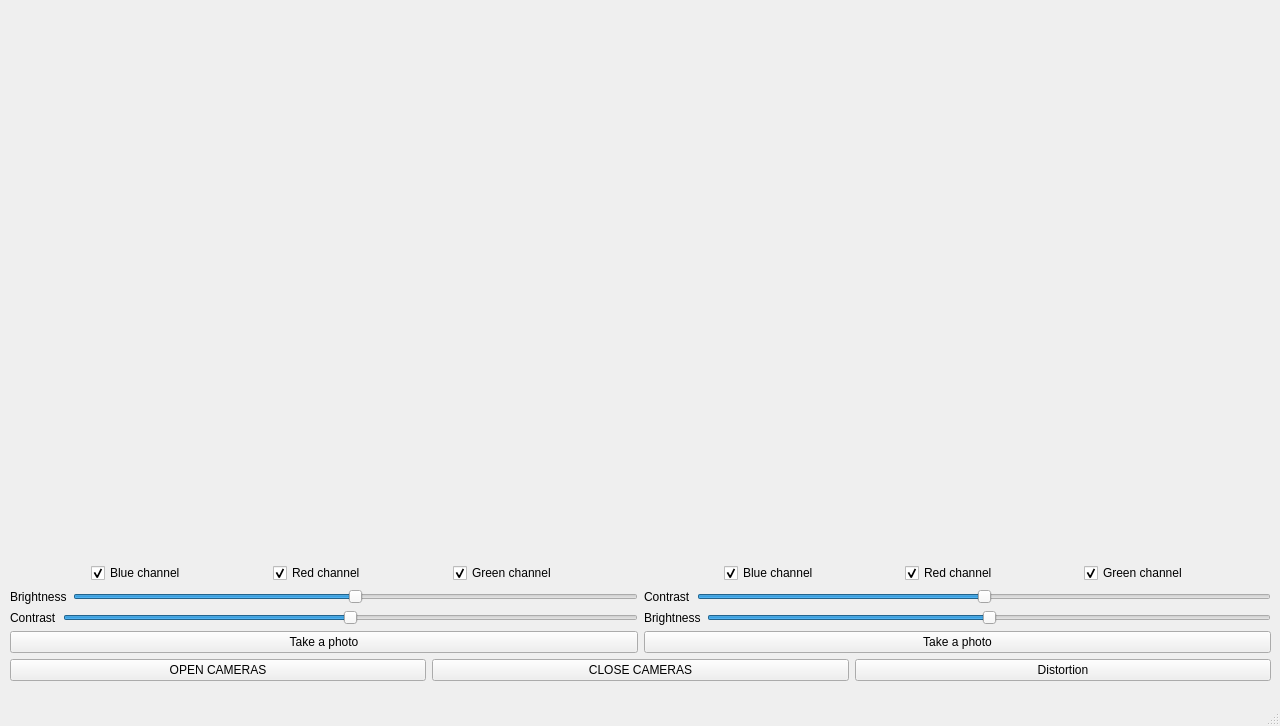
<?xml version="1.0" encoding="UTF-8"?>
<ui version="4.0">
 <class>MainWindow</class>
 <widget class="QMainWindow" name="MainWindow">
  <property name="geometry">
   <rect>
    <x>0</x>
    <y>0</y>
    <width>1280</width>
    <height>726</height>
   </rect>
  </property>
  <property name="sizePolicy">
   <sizepolicy hsizetype="Preferred" vsizetype="Fixed">
    <horstretch>0</horstretch>
    <verstretch>0</verstretch>
   </sizepolicy>
  </property>
  <property name="windowTitle">
   <string>MainWindow</string>
  </property>
  <widget class="QWidget" name="centralwidget">
   <widget class="QWidget" name="verticalLayoutWidget_3">
    <property name="geometry">
     <rect>
      <x>10</x>
      <y>10</y>
      <width>1261</width>
      <height>671</height>
     </rect>
    </property>
    <layout class="QVBoxLayout" name="mainLayout">
     <item>
      <layout class="QHBoxLayout" name="preMainLayout">
       <item>
        <layout class="QVBoxLayout" name="leftLayout">
         <item>
          <widget class="QLabel" name="videoLeft">
           <property name="enabled">
            <bool>true</bool>
           </property>
           <property name="sizePolicy">
            <sizepolicy hsizetype="Preferred" vsizetype="MinimumExpanding">
             <horstretch>0</horstretch>
             <verstretch>0</verstretch>
            </sizepolicy>
           </property>
           <property name="cursor">
            <cursorShape>ArrowCursor</cursorShape>
           </property>
           <property name="text">
            <string/>
           </property>
          </widget>
         </item>
         <item>
          <layout class="QHBoxLayout" name="channelsLeft">
           <property name="sizeConstraint">
            <enum>QLayout::SetMinimumSize</enum>
           </property>
           <item>
            <widget class="QCheckBox" name="checkBoxBlueLeft">
             <property name="sizePolicy">
              <sizepolicy hsizetype="Fixed" vsizetype="Fixed">
               <horstretch>0</horstretch>
               <verstretch>0</verstretch>
              </sizepolicy>
             </property>
             <property name="cursor">
              <cursorShape>PointingHandCursor</cursorShape>
             </property>
             <property name="text">
              <string>Blue channel</string>
             </property>
             <property name="checked">
              <bool>true</bool>
             </property>
             <property name="autoExclusive">
              <bool>false</bool>
             </property>
             <property name="tristate">
              <bool>false</bool>
             </property>
            </widget>
           </item>
           <item>
            <widget class="QCheckBox" name="checkBoxRedLeft">
             <property name="sizePolicy">
              <sizepolicy hsizetype="Fixed" vsizetype="Fixed">
               <horstretch>0</horstretch>
               <verstretch>0</verstretch>
              </sizepolicy>
             </property>
             <property name="cursor">
              <cursorShape>PointingHandCursor</cursorShape>
             </property>
             <property name="text">
              <string>Red channel</string>
             </property>
             <property name="checked">
              <bool>true</bool>
             </property>
            </widget>
           </item>
           <item>
            <widget class="QCheckBox" name="checkBoxGreenLeft">
             <property name="enabled">
              <bool>true</bool>
             </property>
             <property name="sizePolicy">
              <sizepolicy hsizetype="Fixed" vsizetype="Fixed">
               <horstretch>0</horstretch>
               <verstretch>0</verstretch>
              </sizepolicy>
             </property>
             <property name="cursor">
              <cursorShape>PointingHandCursor</cursorShape>
             </property>
             <property name="text">
              <string>Green channel</string>
             </property>
             <property name="checked">
              <bool>true</bool>
             </property>
            </widget>
           </item>
          </layout>
         </item>
         <item>
          <layout class="QHBoxLayout" name="brightnessLeftLayout">
           <item>
            <widget class="QLabel" name="BrighnessLeft">
             <property name="sizePolicy">
              <sizepolicy hsizetype="Minimum" vsizetype="Minimum">
               <horstretch>0</horstretch>
               <verstretch>0</verstretch>
              </sizepolicy>
             </property>
             <property name="text">
              <string>Brightness</string>
             </property>
            </widget>
           </item>
           <item>
            <widget class="QSlider" name="brightnessSliderLeft">
             <property name="maximum">
              <number>200</number>
             </property>
             <property name="value">
              <number>100</number>
             </property>
             <property name="orientation">
              <enum>Qt::Horizontal</enum>
             </property>
            </widget>
           </item>
          </layout>
         </item>
         <item>
          <layout class="QHBoxLayout" name="contrastLeftLayout">
           <item>
            <widget class="QLabel" name="ContrastLeft">
             <property name="text">
              <string>Contrast</string>
             </property>
            </widget>
           </item>
           <item>
            <widget class="QSlider" name="contrastSliderLeft">
             <property name="minimum">
              <number>-255</number>
             </property>
             <property name="maximum">
              <number>255</number>
             </property>
             <property name="value">
              <number>0</number>
             </property>
             <property name="sliderPosition">
              <number>0</number>
             </property>
             <property name="orientation">
              <enum>Qt::Horizontal</enum>
             </property>
            </widget>
           </item>
          </layout>
         </item>
         <item>
          <widget class="QPushButton" name="takePhotoLeft">
           <property name="text">
            <string>Take a photo</string>
           </property>
          </widget>
         </item>
        </layout>
       </item>
       <item>
        <layout class="QVBoxLayout" name="rightLayout">
         <item>
          <widget class="QLabel" name="videoRight">
           <property name="sizePolicy">
            <sizepolicy hsizetype="MinimumExpanding" vsizetype="MinimumExpanding">
             <horstretch>0</horstretch>
             <verstretch>0</verstretch>
            </sizepolicy>
           </property>
           <property name="text">
            <string/>
           </property>
          </widget>
         </item>
         <item>
          <layout class="QHBoxLayout" name="channelsRight">
           <property name="sizeConstraint">
            <enum>QLayout::SetMinimumSize</enum>
           </property>
           <item>
            <widget class="QCheckBox" name="checkBoxBlueRight">
             <property name="sizePolicy">
              <sizepolicy hsizetype="Fixed" vsizetype="Fixed">
               <horstretch>0</horstretch>
               <verstretch>0</verstretch>
              </sizepolicy>
             </property>
             <property name="cursor">
              <cursorShape>PointingHandCursor</cursorShape>
             </property>
             <property name="text">
              <string>Blue channel</string>
             </property>
             <property name="checked">
              <bool>true</bool>
             </property>
             <property name="autoExclusive">
              <bool>false</bool>
             </property>
             <property name="tristate">
              <bool>false</bool>
             </property>
            </widget>
           </item>
           <item>
            <widget class="QCheckBox" name="checkBoxRedRight">
             <property name="sizePolicy">
              <sizepolicy hsizetype="Fixed" vsizetype="Fixed">
               <horstretch>0</horstretch>
               <verstretch>0</verstretch>
              </sizepolicy>
             </property>
             <property name="cursor">
              <cursorShape>PointingHandCursor</cursorShape>
             </property>
             <property name="text">
              <string>Red channel</string>
             </property>
             <property name="checked">
              <bool>true</bool>
             </property>
            </widget>
           </item>
           <item>
            <widget class="QCheckBox" name="checkBoxGreenRight">
             <property name="enabled">
              <bool>true</bool>
             </property>
             <property name="sizePolicy">
              <sizepolicy hsizetype="Fixed" vsizetype="Fixed">
               <horstretch>0</horstretch>
               <verstretch>0</verstretch>
              </sizepolicy>
             </property>
             <property name="cursor">
              <cursorShape>PointingHandCursor</cursorShape>
             </property>
             <property name="text">
              <string>Green channel</string>
             </property>
             <property name="checked">
              <bool>true</bool>
             </property>
            </widget>
           </item>
          </layout>
         </item>
         <item>
          <layout class="QHBoxLayout" name="contrastRightLayout">
           <item>
            <widget class="QLabel" name="ContrastRight">
             <property name="text">
              <string>Contrast</string>
             </property>
            </widget>
           </item>
           <item>
            <widget class="QSlider" name="contrastSliderRight">
             <property name="minimum">
              <number>-255</number>
             </property>
             <property name="maximum">
              <number>255</number>
             </property>
             <property name="value">
              <number>0</number>
             </property>
             <property name="sliderPosition">
              <number>0</number>
             </property>
             <property name="orientation">
              <enum>Qt::Horizontal</enum>
             </property>
            </widget>
           </item>
          </layout>
         </item>
         <item>
          <layout class="QHBoxLayout" name="brightnessRightLayout">
           <item>
            <widget class="QLabel" name="brightnessRight">
             <property name="text">
              <string>Brightness</string>
             </property>
            </widget>
           </item>
           <item>
            <widget class="QSlider" name="brightnessSliderRight">
             <property name="maximum">
              <number>200</number>
             </property>
             <property name="value">
              <number>100</number>
             </property>
             <property name="orientation">
              <enum>Qt::Horizontal</enum>
             </property>
            </widget>
           </item>
          </layout>
         </item>
         <item>
          <widget class="QPushButton" name="pushButton_2">
           <property name="text">
            <string>Take a photo</string>
           </property>
          </widget>
         </item>
        </layout>
       </item>
      </layout>
     </item>
     <item>
      <layout class="QHBoxLayout" name="buttonsLayout">
       <item>
        <widget class="QPushButton" name="openCameras">
         <property name="text">
          <string>OPEN CAMERAS</string>
         </property>
        </widget>
       </item>
       <item>
        <widget class="QPushButton" name="closeCameras">
         <property name="text">
          <string>CLOSE CAMERAS</string>
         </property>
        </widget>
       </item>
       <item>
        <widget class="QPushButton" name="distortion">
         <property name="text">
          <string>Distortion</string>
         </property>
        </widget>
       </item>
      </layout>
     </item>
    </layout>
   </widget>
  </widget>
  <widget class="QMenuBar" name="menubar">
   <property name="geometry">
    <rect>
     <x>0</x>
     <y>0</y>
     <width>1280</width>
     <height>22</height>
    </rect>
   </property>
  </widget>
  <widget class="QStatusBar" name="statusbar"/>
 </widget>
 <resources/>
 <connections/>
</ui>
